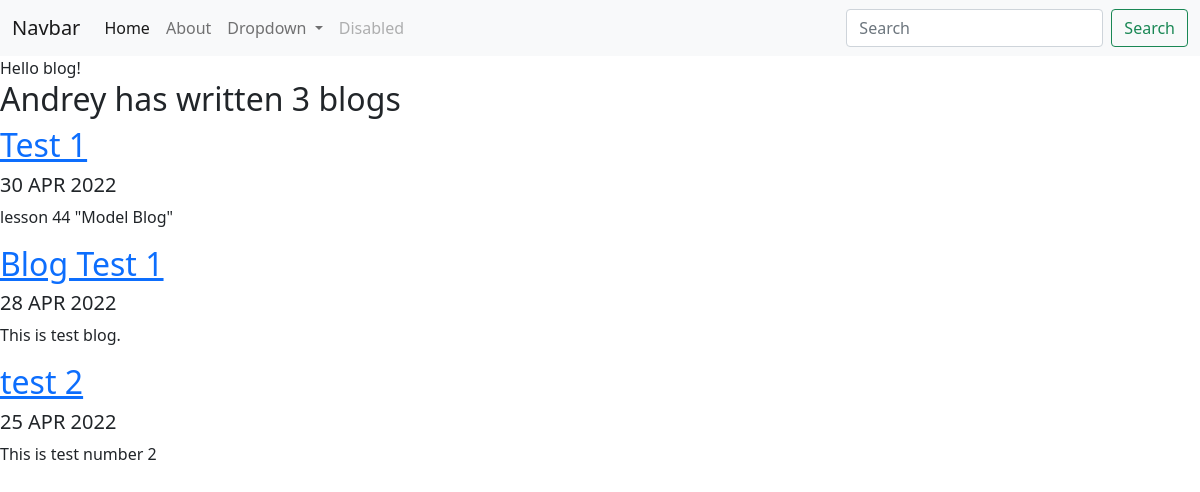
/blog/, run on an earlier commit of the app's database.
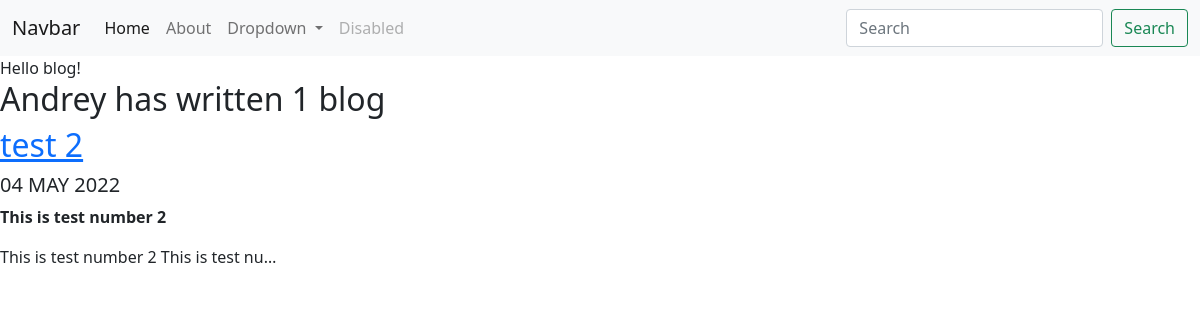
And on a later commit of the database.
### blog/models.py (models this page shows, shortened)
class Blog(models.Model):
    title = models.CharField(max_length=200)
    description = models.TextField()
    date = models.DateField()

### blog/views.py (the view)
# urls.py: path('', views.all_blogs, name='all_blogs'),
def all_blogs(request):
    blogs = Blog.objects.order_by('-date')[:5]
    return render(request, 'blog/all_blogs.html', {'blogs': blogs})

### blog/templates/blog/all_blogs.html
{% extends 'portfolio/base.html' %}
{% block content %}
Hello blog!
<h2>Andrey has written {{ blogs.count }} blog{{ blogs.count|pluralize }}</h2>
{% for blog in blogs %}
<a href="{% url 'blog:detail' blog.id %}"><h2>{{ blog.title }}</h2></a>
<h5>{{ blog.date |date:'d M Y' |upper }}</h5>
<p>{{ blog.description |safe |truncatechars:70}}</p>
{% endfor %}
{% endblock %}

What changed in the data, as far as the page shows it:
removed Blog: title "Test 1", date "30 APR 2022", description "lesson 44 \"Model Blog\""
removed Blog: title "Blog Test 1", date "28 APR 2022", description "This is test blog."
changed Blog "test 2": date "25 APR 2022" → "04 MAY 2022"; description "This is test number 2" → "This is test number 2 This is test number 2 This is test nu…"
Also different on the page:
{{ blogs.count }}: "3" → "1"
